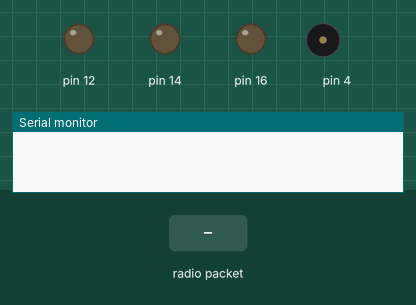
A sketch run on a simulated Arduino Mega 2560, built with avr-gcc and run on an emulated ATmega2560. Parts: output pins drawn as LEDs (lit = HIGH), buzzer (waves = sounding), the last lines printed to the serial monitor. Dashed ring = blinking. The test bench sets the inputs (shaded band). No radio packets arrive unless stated.

Above: at 1.6 s.
1.7 s: radio packet "0" arrives
At 1.87 s:
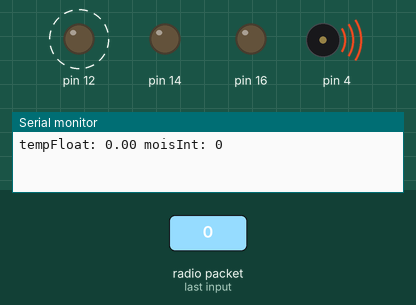
At 2.44 s:
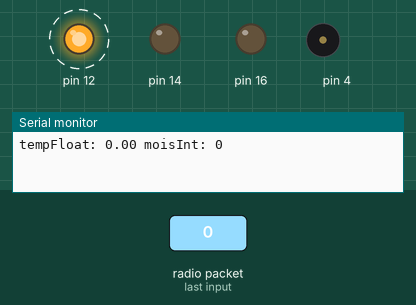
Timing chart, 0 to 10.7 s (numbered marks = the images above; inputs shaded):
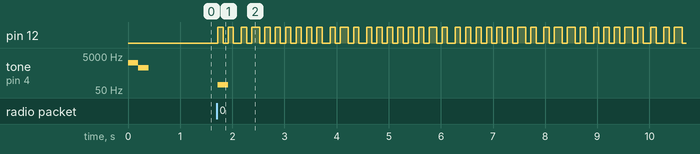

Measured:
- after the input at 1.7 s, pin 12: alternates HIGH for 0.10 s and LOW for 0.10 s, starting at once; tone on pin 4: silent → 100 Hz at once, → silent 0.20 s later

The sketch:

LoRaReciever_Temperature_01.ino
```cpp
#include <SPI.h>
#include <LoRa.h>
#include <ros.h>
#include <std_msgs/String.h>

// ros::NodeHandle  nh;
// std_msgs::String str_msg;
// ros::Publisher chatter("correction_data_from_nest", &str_msg);

const long frequency = 433.5E6;  // LoRa Frequency
int spreading = 12;             // spreading factor ranges from 6-12,default 7 see API docs
const int csPin = 39;          // LoRa radio chip select
const int resetPin = 18;        // LoRa radio reset
const int irqPin = 20;          // change for your board; must be a hardware interrupt pin

int ledState_03 = LOW;
unsigned long prevMillis_03 = 0;
const long interval_03 = 1400;

int ledState_green = LOW;
unsigned long prevMillis_green = 0;
const long interval_green = 1000;

int ledState_orange = LOW;
unsigned long prevMillis_orange = 0;
const long interval_orange = 500;

int ledState_red = LOW;
unsigned long prevMillis_red = 0;
const long interval_red = 100;

String correction_data = "";

String outgoing;              // outgoing message
byte msgCount = 0x00;            // count of outgoing messages
byte localAddress = 0xBB;     // address of this device
byte destination = 0xFF;      // destination to send to
long lastSendTime = 0;        // last send time
byte previous_incomingMsgId = 0x00;

char inChar[256];
char inChar_temp[8];
char inChar_mois[8];
int tempInt =0;
int j = 0;
int k = 0;
bool started = false;

void setup()
{
  Serial.begin(57600);
  // while (!Serial);

  // nh.initNode();
  // nh.advertise(chatter);

  tone(4, 2000, 200);
  delay(200);
  tone(4, 1000, 200);
  delay(200);

  pinMode(16, OUTPUT);
  pinMode(14, OUTPUT);
  pinMode(12, OUTPUT);

  digitalWrite(16,LOW);
  digitalWrite(14,LOW);
  digitalWrite(12,LOW);
  // digitalWrite(6,HIGH);
  // digitalWrite(7,HIGH);
  // digitalWrite(8,HIGH);
  // delay(500);
  // digitalWrite(16,LOW);
  // digitalWrite(6,LOW);
  // digitalWrite(7,LOW);
  // digitalWrite(8,LOW);

  // Serial.println("LoRa Receiver Callback");

  LoRa.setPins(csPin, resetPin, irqPin);// set CS, reset, IRQ pin

  if (!LoRa.begin(frequency))
  {
    Serial.println("Starting LoRa failed!");
    while (1);
  }

  LoRa.setSpreadingFactor(spreading);           // ranges from 6-12,default 7 see API docs
  LoRa.setSyncWord(0x34);
  // Serial.println("LoRa init succeeded.");
  // LoRa.setGain(6);   // Ranges from 0 to 6 where 6 is max.
  // LoRa.writeRegister(0x0C,0x23);  // This should be max LNA gain.

  // Serial.println("LoRa init succeeded.");
  // Serial.println("LoRa.setSignalBandwidth: ");
  LoRa.setSignalBandwidth(500000);
  // Serial.print("LoRa.getSignalBandwidth: ");Serial.println(LoRa.getSignalBandwidth());
  // Serial.print("LoRa.getSpreadingFactor: ");Serial.println(LoRa.getSpreadingFactor());
  // Serial.print("LoRa.readRegister RegModemConfig1(0x1d): ");Serial.print("B");Serial.println(LoRa.readRegister(0x1d),BIN);
  // Serial.print("LoRa.readRegister RegPaDac(high power)(0x4d): "); Serial.print("0x");Serial.println(LoRa.readRegister(0x4d),HEX);
  // Serial.print("LoRa.readRegister RegLna(0x0C): ");Serial.print("B");Serial.println(LoRa.readRegister(0x0C),BIN);
  byte b = B00100011; // = "00100011";
  // Serial.print("Convert b to hex value: ");Serial.print("0x");Serial.println (b, HEX); // comes to 0x23.

  // Uncomment the next line to disable the default AGC and set LNA gain, values between 1 - 6 are supported
  // LoRa.setGain(6);

  // register the receive callback
  LoRa.onReceive(onReceive);

  // put the radio into receive mode
  LoRa.receive();
}

void loop()
{
  delay(50);
  if ((tempInt > 20) && (tempInt < 31) && (started == true))
  {
    blinkGreenLED_16();
    // digitalWrite(16,LOW);
    digitalWrite(14,LOW);
    digitalWrite(12,LOW);
  }
  if (((tempInt > 30) && (tempInt < 41) && (started == true))||((tempInt > 10) && (tempInt < 21) && (started == true)))
  {
    blinkOrangeLED_14();
    digitalWrite(16,LOW);
    // digitalWrite(14,LOW);
    digitalWrite(12,LOW);
  }
  if ((tempInt > 40) || (tempInt < 11) && (started == true))
  {
    blinkRedLED_12();
    digitalWrite(16,LOW);
    digitalWrite(14,LOW);
    // digitalWrite(12,LOW);
  }
}

void onReceive(int packetSize)
{
  memset (inChar, 0, sizeof(inChar));
  // digitalWrite(12, HIGH-digitalRead(12));   // toggle the led
  // digitalWrite(14, HIGH-digitalRead(14));   // toggle the led
  // digitalWrite(16, HIGH-digitalRead(16));   // toggle the led
  // received a packet
  // Serial.print("Received packet: '");

  // read packet header bytes:
  // int recipient = LoRa.read();          // recipient address
  // byte sender = LoRa.read();            // sender address
  // byte incomingMsgId = LoRa.read();     // incoming msg ID
  // byte incomingLength = LoRa.read();    // incoming msg length
  // byte crc = LoRa.read();    // incoming crc value

  // read packet
  j = 0;
  k = 0;
  for (int i = 0; i < (packetSize); i++)
  {
    inChar[i] = (char)LoRa.read();
    // Serial.print(inChar[i]);
    // Look for the first gap:
    if (inChar[i] == ' ')
    {
      // Serial.print("i: ");Serial.print(i);Serial.print(" ");
      if (j == 0)
      {
        j = i;
      }
      else
      {
        k = i;
      }
    }
  }
  // Serial.println("");
  inChar_temp[0] = inChar[j+1];
  inChar_temp[1] = inChar[j+2];
  inChar_temp[2] = inChar[j+3];
  inChar_temp[3] = inChar[j+4];
  inChar_temp[4] = inChar[j+5];
  inChar_mois[0] = inChar[k+1];
  inChar_mois[1] = inChar[k+2];
  inChar_mois[2] = inChar[k+3];
  inChar_mois[3] = inChar[k+4];
  inChar_mois[4] = inChar[k+5];
  // Serial.print(" inChar_temp: ");Serial.print(inChar_temp);Serial.print(" ");
  String tempStr = inChar_temp;
  String moisStr = inChar_mois;
  tempInt = tempStr.toInt();

  float tempFloat = tempStr.toFloat();
  int moisInt = moisStr.toInt();
  // Serial.print(" tempFloat: ");Serial.print(tempFloat);Serial.print(" ");
  float tempFloatCubed = tempFloat*tempFloat*tempFloat*tempFloat/450;
  Serial.print("tempFloat: ");Serial.print(tempFloat); // Serial.print(", ");
  Serial.print(" moisInt: ");Serial.println(moisInt); // Serial.print(", ");
  // Serial.println("");
  // Serial.print(" tempFloatCubed: ");Serial.print(tempFloatCubed);Serial.print("");
  if (tempFloatCubed < 100)
  {
    tempFloatCubed = 100;
  }
  tone(4, int(tempFloatCubed), 200);
  delay(200);

  // Serial.print("'");
  // print RSSI of packet
  // Serial.print(" with RSSI ");
  // Serial.println(LoRa.packetRssi());
  // Serial.println("Message recipient: " + String(recipient));
  // Serial.println("Message sender: " + String(sender));
  // Serial.println(" Message ID: " + String(incomingMsgId));
  // Serial.println("Message incomingLength: " + String(incomingLength));


  // str_msg.data = inChar;
  // char hello[13] = "hello world!";
  // str_msg.data = hello;
  // chatter.publish( &str_msg );
  // nh.spinOnce();
  started = true;
}


void blinkLED_5()
{
  unsigned long currentMillis = millis();
  if (currentMillis - prevMillis_03 >= interval_03)
  {
    prevMillis_03 = currentMillis;
    if (ledState_03 == LOW)
    {
      ledState_03 = HIGH;
    } else {
      ledState_03 = LOW;
    }
    digitalWrite(13, ledState_03);
  }
}

void blinkGreenLED_16()
{
  unsigned long currentMillis = millis();
  if (currentMillis - prevMillis_green >= interval_green)
  {
    prevMillis_green = currentMillis;
    if (ledState_green == LOW)
    {
      ledState_green = HIGH;
    } else {
      ledState_green = LOW;
    }
    digitalWrite(16, ledState_green);
  }
}

void blinkOrangeLED_14()
{
  unsigned long currentMillis = millis();
  if (currentMillis - prevMillis_orange >= interval_orange)
  {
    prevMillis_orange = currentMillis;
    if (ledState_orange == LOW)
    {
      ledState_orange = HIGH;
    } else {
      ledState_orange = LOW;
    }
    digitalWrite(14, ledState_orange);
  }
}

void blinkRedLED_12()
{
  unsigned long currentMillis = millis();
  if (currentMillis - prevMillis_red >= interval_red)
  {
    prevMillis_red = currentMillis;
    if (ledState_red == LOW)
    {
      ledState_red = HIGH;
    } else {
      ledState_red = LOW;
    }
    digitalWrite(12, ledState_red);
  }
}
```
